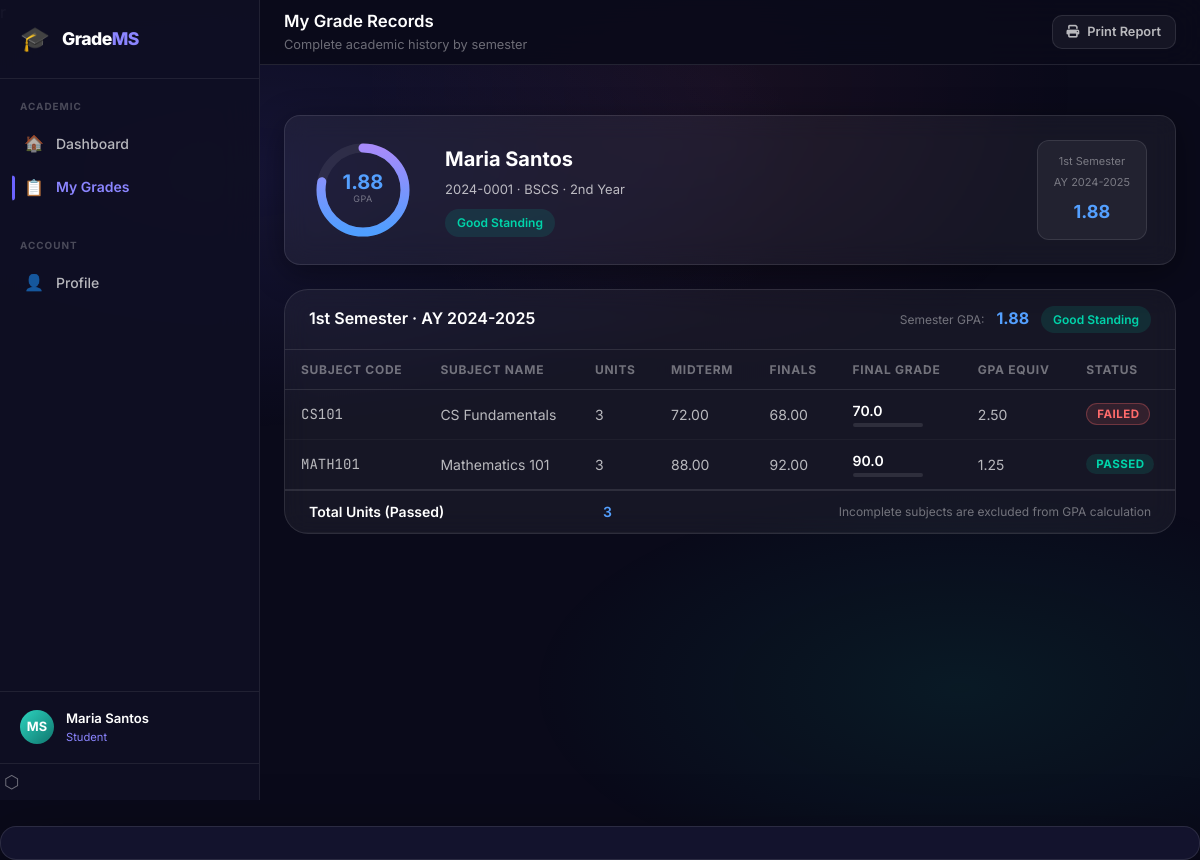
The page /student/grades.php (signed in) on the database its author committed.
### tables this page shows
CREATE TABLE IF NOT EXISTS students (
  id             INT UNSIGNED AUTO_INCREMENT PRIMARY KEY,
  user_id        INT UNSIGNED  NOT NULL UNIQUE,
  student_number VARCHAR(30)   NOT NULL UNIQUE,
  first_name     VARCHAR(80)   NOT NULL DEFAULT '',
  last_name      VARCHAR(80)   NOT NULL DEFAULT '',
  middle_name    VARCHAR(80)   DEFAULT NULL,
  course         VARCHAR(50)   NOT NULL DEFAULT '',
  year_level     VARCHAR(20)   NOT NULL DEFAULT '',
  section        VARCHAR(10)   DEFAULT NULL,
  contact_no     VARCHAR(30)   DEFAULT NULL,
  FOREIGN KEY (user_id) REFERENCES users(id) ON DELETE CASCADE
);

CREATE TABLE IF NOT EXISTS users (
  id           INT UNSIGNED AUTO_INCREMENT PRIMARY KEY,
  name         VARCHAR(150)                        NOT NULL,
  email        VARCHAR(200)                        NOT NULL UNIQUE,
  password     VARCHAR(255)                        NOT NULL,   
  role         ENUM('admin','teacher','student')   NOT NULL,
  photo_path   VARCHAR(300)                        DEFAULT NULL,
  is_active    TINYINT(1)                          NOT NULL DEFAULT 1,
  created_at   DATETIME                            NOT NULL DEFAULT CURRENT_TIMESTAMP,
  updated_at   DATETIME                            ON UPDATE CURRENT_TIMESTAMP,
  INDEX idx_role (role),
  INDEX idx_email (email)
);

CREATE TABLE IF NOT EXISTS grades (
  id            INT UNSIGNED AUTO_INCREMENT PRIMARY KEY,
  enrollment_id INT UNSIGNED                         NOT NULL UNIQUE,
  prelim        DECIMAL(5,2)                         DEFAULT NULL,
  midterm       DECIMAL(5,2)                         DEFAULT NULL,
  prefinal      DECIMAL(5,2)                         DEFAULT NULL,
  final_exam    DECIMAL(5,2)                         DEFAULT NULL,
  finals        DECIMAL(5,2)                         DEFAULT NULL,   
  final_grade   DECIMAL(5,2)                         DEFAULT NULL,
  gpa           DECIMAL(4,2)                         DEFAULT NULL,
  standing      VARCHAR(50)                          DEFAULT NULL,
  remarks       ENUM('Passed','Failed','Incomplete')  NOT NULL DEFAULT 'Incomplete',
  is_locked     TINYINT(1)                           NOT NULL DEFAULT 0,
  locked_at     DATETIME                             DEFAULT NULL,
  updated_at    DATETIME                             ON UPDATE CURRENT_TIMESTAMP,
  FOREIGN KEY (enrollment_id) REFERENCES enrollments(id) ON DELETE CASCADE,
  INDEX idx_remarks (remarks)
);

CREATE TABLE IF NOT EXISTS semesters (
  id             INT UNSIGNED AUTO_INCREMENT PRIMARY KEY,
  name           VARCHAR(50)                           NOT NULL DEFAULT '',
  school_year    VARCHAR(20)                           NOT NULL,
  semester       ENUM('1st Semester','2nd Semester','Summer') NOT NULL DEFAULT '1st Semester',
  is_active      TINYINT(1)                            NOT NULL DEFAULT 0,
  start_date     DATE                                  DEFAULT NULL,
  end_date       DATE                                  DEFAULT NULL,
  grade_deadline DATE                                  DEFAULT NULL,
  created_at     DATETIME                              NOT NULL DEFAULT CURRENT_TIMESTAMP,
  UNIQUE KEY uq_sem (school_year, semester)
);

CREATE TABLE IF NOT EXISTS subjects (
  id          INT UNSIGNED AUTO_INCREMENT PRIMARY KEY,
  code        VARCHAR(20)   NOT NULL UNIQUE,
  name        VARCHAR(150)  NOT NULL,
  units       TINYINT       NOT NULL DEFAULT 3,
  description TEXT          DEFAULT NULL,
  teacher_id  INT UNSIGNED  DEFAULT NULL,
  is_active   TINYINT(1)    NOT NULL DEFAULT 1,
  created_at  DATETIME      NOT NULL DEFAULT CURRENT_TIMESTAMP,
  FOREIGN KEY (teacher_id) REFERENCES teachers(id) ON DELETE SET NULL,
  INDEX idx_teacher (teacher_id)
);

### config/DB.php (called while the page is built, shortened)
<?php
class DB {
    private static ?PDO $instance = null;
    public static function getInstance(): PDO {
        if (self::$instance === null) {
            $host    = $_ENV['DB_HOST']     ?? 'localhost';
            $dbname  = $_ENV['DB_NAME']     ?? 'grade_management';
            $user    = $_ENV['DB_USER']     ?? 'root';
            $pass    = $_ENV['DB_PASSWORD'] ?? '';
            $charset = 'utf8mb4';
            $dsn = "mysql:host={$host};dbname={$dbname};charset={$charset}";
            $options = [
                PDO::ATTR_ERRMODE            => PDO::ERRMODE_EXCEPTION,
                PDO::ATTR_DEFAULT_FETCH_MODE => PDO::FETCH_ASSOC,
                PDO::ATTR_EMULATE_PREPARES   => false,
            ];
            try {
                self::$instance = new PDO($dsn, $user, $pass, $options);
            } catch (PDOException $e) {
                error_log('Database connection failed: ' . $e->getMessage());
                http_response_code(500);
                die(json_encode(['error' => 'Database connection failed.']));
            }
        }
        return self::$instance;
    }
    public static function query(string $sql, array $params = []): PDOStatement {
        $stmt = self::getInstance()->prepare($sql);
        $stmt->execute($params);
        return $stmt;
    }
    public static function fetchOne(string $sql, array $params = []): ?array {
        $row = self::query($sql, $params)->fetch();
        return $row ?: null;
    }
    public static function fetchAll(string $sql, array $params = []): array {
        return self::query($sql, $params)->fetchAll();
    }
}

### helpers/GradeCalculator.php (called while the page is built, shortened)
<?php
class GradeCalculator {
    public static function computeGPA(array $grades): ?float {
        $totalPoints = 0.0;
        $totalUnits  = 0;
        foreach ($grades as $g) {
            $gpa         = self::gradeToGPA((float) $g['final_grade']);
            $units       = (int) $g['units'];
            $totalPoints += $gpa * $units;
            $totalUnits  += $units;
        }
        return round($totalPoints / $totalUnits, 2);
    }
    public static function gradeToGPA(float $grade): float {
        if ($grade >= 90) return 1.25;
        if ($grade >= 70) return 2.50;
        return 5.00;
    }
    public static function getStanding(?float $gpa): string {
        if ($gpa <= 2.50)    return 'Good Standing';
        return 'At Risk';
    }
    public static function getStandingClass(?float $gpa): string {
        if ($gpa <= 2.50)   return 'standing-good';
        return 'standing-atrisk';
    }
}

### student/grades.php (the view, shortened to what this page needs)
<?php
require_once __DIR__ . '/../helpers/GradeCalculator.php';
require_once __DIR__ . '/../config/DB.php';
$student = DB::fetchOne(
    'SELECT s.*, u.name, u.email
     FROM students s JOIN users u ON s.user_id = u.id
     WHERE s.user_id = ?',
    [$_SESSION['user_id']]
);
$allGrades = DB::fetchAll(
    'SELECT g.*, sub.name AS subject_name, sub.code, sub.units,
            sem.school_year, sem.semester
     FROM grades g
     JOIN enrollments e  ON g.enrollment_id = e.id
     JOIN subjects sub   ON e.subject_id    = sub.id
     JOIN semesters sem  ON e.semester_id   = sem.id
     WHERE e.student_id = ?
     ORDER BY sem.school_year DESC, sem.semester ASC, sub.code ASC',
    [$student['id'] ?? 0]
);
$grouped = [];
foreach ($allGrades as $g) {
    $key = $g['school_year'] . '||' . $g['semester'];
    $grouped[$key][] = $g;
}
$semGPAs = [];
foreach ($grouped as $key => $grades) {
    $semGPAs[$key] = GradeCalculator::computeGPA($grades);
}
$currentKey  = array_key_first($grouped);
$currentGPA  = $semGPAs[$currentKey] ?? null;
$standing    = GradeCalculator::getStanding($currentGPA);
$standingCls = GradeCalculator::getStandingClass($currentGPA);
include __DIR__ . '/../shared/header.php';
?>
<div class="topbar">
  <div class="topbar-left">
    <div>
      <div class="topbar-title">My Grade Records</div>
      <div class="topbar-subtitle">Complete academic history by semester</div>
    </div>
  </div>
  <div class="topbar-right">
    <button class="btn btn-secondary btn-sm" onclick="window.print()">
      <i class="fas fa-print"></i> Print Report
    </button>
  </div>
</div>
<div class="page-content">
<div class="glass-card" style="padding:24px 28px;margin-bottom:24px;display:flex;align-items:center;gap:32px">
  <div style="position:relative;flex-shrink:0">
    <svg width="100" height="100" viewBox="0 0 100 100">
      <circle cx="50" cy="50" r="42" fill="none" stroke="rgba(255,255,255,0.07)" stroke-width="9"/>
      <?php if ($currentGPA !== null):
        $pct = max(0, min(1, (5.00 - $currentGPA) / 4.00));
        $dash = round($pct * 264);
      ?>
      <circle cx="50" cy="50" r="42" fill="none" stroke="url(#gpaG)" stroke-width="9"
        stroke-dasharray="264" stroke-dashoffset="<?= 264 - $dash ?>"
        stroke-linecap="round" transform="rotate(-90 50 50)"/>
      <?php endif; ?>
      <defs>
        <linearGradient id="gpaG" x1="0%" y1="0%" x2="100%" y2="0%">
          <stop offset="0%" stop-color="#4f9eff"/>
          <stop offset="100%" stop-color="#a78bfa"/>
        </linearGradient>
      </defs>
    </svg>
    <div style="position:absolute;inset:0;display:flex;align-items:center;justify-content:center;flex-direction:column">
      <div style="font-size:20px;font-weight:700;color:var(--accent-blue);line-height:1">
        <?= $currentGPA !== null ? number_format($currentGPA, 2) : 'N/A' ?>
      </div>
      <div style="font-size:9px;color:var(--text-muted);text-transform:uppercase;letter-spacing:0.5px">GPA</div>
    </div>
  </div>
  <div>
    <div style="font-size:20px;font-weight:700;margin-bottom:4px">
      <?= htmlspecialchars($student['name'] ?? '', ENT_QUOTES, 'UTF-8') ?>
    </div>
    <div style="font-size:13px;color:var(--text-secondary);margin-bottom:10px">
      <?= htmlspecialchars($student['student_number'] ?? '', ENT_QUOTES, 'UTF-8') ?> ·
      <?= htmlspecialchars($student['course'] ?? '', ENT_QUOTES, 'UTF-8') ?> ·
      <?= htmlspecialchars($student['year_level'] ?? '', ENT_QUOTES, 'UTF-8') ?>
    </div>
    <span class="standing-chip <?= $standingCls ?>">
      <?= htmlspecialchars($standing, ENT_QUOTES, 'UTF-8') ?>
    </span>
  </div>
  <div style="margin-left:auto;display:flex;gap:12px;flex-wrap:wrap">
    <?php foreach ($semGPAs as $key => $gpa):
      [$sy, $sem] = explode('||', $key);
    ?>
      <div style="text-align:center;padding:12px 16px;background:var(--glass-bg);border:1px solid var(--glass-border);border-radius:12px">
        <div style="font-size:11px;color:var(--text-muted);margin-bottom:4px"><?= htmlspecialchars($sem, ENT_QUOTES, 'UTF-8') ?></div>
        <div style="font-size:11px;color:var(--text-muted);margin-bottom:6px"><?= htmlspecialchars($sy, ENT_QUOTES, 'UTF-8') ?></div>
        <div style="font-size:18px;font-weight:700;color:var(--accent-blue)">
          <?= $gpa !== null ? number_format($gpa, 2) : 'N/A' ?>
        </div>
      </div>
    <?php endforeach; ?>
  </div>
</div>
<?php if (empty($grouped)): ?>
  <div class="table-card">
    <div class="empty-state">
      <div class="empty-icon">📋</div>
      <div class="empty-text">No grades available yet. Check back after your teachers submit grades.</div>
    </div>
  </div>
<?php else: ?>
  <?php foreach ($grouped as $key => $grades):
    [$sy, $sem] = explode('||', $key);
    $semGpa = $semGPAs[$key];
  ?>
    <div class="table-card section-gap">
      <div class="table-header">
        <div>
          <div class="table-title"><?= htmlspecialchars($sem . ' · ' . $sy, ENT_QUOTES, 'UTF-8') ?></div>
        </div>
        <div style="display:flex;align-items:center;gap:12px">
          <?php if ($semGpa !== null): ?>
            <div style="font-size:12px;color:var(--text-muted)">Semester GPA:</div>
            <div style="font-size:16px;font-weight:700;color:var(--accent-blue)"><?= number_format($semGpa, 2) ?></div>
            <span class="standing-chip <?= GradeCalculator::getStandingClass($semGpa) ?>">
              <?= GradeCalculator::getStanding($semGpa) ?>
            </span>
          <?php endif; ?>
        </div>
      </div>
      <table>
        <thead>
          <tr>
            <th>Subject Code</th>
            <th>Subject Name</th>
            <th>Units</th>
            <th>Midterm</th>
            <th>Finals</th>
            <th>Final Grade</th>
            <th>GPA Equiv</th>
            <th>Status</th>
          </tr>
        </thead>
        <tbody>
          <?php foreach ($grades as $g):
            $final   = $g['final_grade'];
            $remarks = $g['remarks'] ?? 'Incomplete';
            $remCls  = $remarks === 'Passed' ? 'badge-passed' : ($remarks === 'Failed' ? 'badge-failed' : 'badge-incomplete');
            $gpaEq   = $final !== null ? GradeCalculator::gradeToGPA((float)$final) : null;
            $gColor  = $final !== null ? ($final >= 75 ? 'var(--accent-green)' : 'var(--accent-rose)') : 'var(--accent-amber)';
          ?>
            <tr>
              <td class="font-mono text-accent-teal fs-13">
                <?= htmlspecialchars($g['code'], ENT_QUOTES, 'UTF-8') ?>
              </td>
              <td><?= htmlspecialchars($g['subject_name'], ENT_QUOTES, 'UTF-8') ?></td>
              <td class="text-muted"><?= $g['units'] ?></td>
              <td class="text-secondary"><?= $g['midterm'] ?? '—' ?></td>
              <td class="text-secondary"><?= $g['finals']  ?? '—' ?></td>
              <td class="fw-600" style="color:<?= $gColor ?>">
                <?= $final !== null ? number_format((float)$final, 1) : '—' ?>
                <?php if ($final !== null): ?>
                  <div class="grade-bar" style="width:70px;margin-top:4px">
                    <div class="grade-fill" style="width:<?= min($final, 100) ?>%;background:<?= $gColor ?>"></div>
                  </div>
                <?php endif; ?>
              </td>
              <td class="text-secondary">
                <?= $gpaEq !== null ? number_format($gpaEq, 2) : '—' ?>
              </td>
              <td><span class="badge <?= $remCls ?>"><?= $remarks ?></span></td>
            </tr>
          <?php endforeach; ?>
        </tbody>
        <tfoot>
          <tr style="border-top:2px solid var(--glass-border)">
            <td colspan="2" style="padding:12px 24px;font-weight:600;color:var(--text-primary)">
              Total Units (Passed)
            </td>
            <td style="padding:12px 24px;font-weight:600;color:var(--accent-blue)">
              <?= array_sum(array_map(fn($g) => $g['remarks']==='Passed' ? $g['units'] : 0, $grades)) ?>
            </td>
            <td colspan="5" style="padding:12px 24px;text-align:right;font-size:12px;color:var(--text-muted)">
              Incomplete subjects are excluded from GPA calculation
            </td>
          </tr>
        </tfoot>
      </table>
    </div>
  <?php endforeach; ?>
<?php endif; ?>
</div>
<?php include __DIR__ . '/../shared/footer.php'; ?>

### rows shown on the page
students: user.name "Maria Santos", student_number "2024-0001", course "BSCS", year_level "2nd Year"
grades: sy "1st Semester · AY 2024-2025", semesters.school_year+semester "1.88", semesters.school_year+semester "Good Standing", subjects.code "MATH101", subjects.name "Mathematics 101", subjects.units "3", midterm "88.00", finals "92.00", final_grade "90.0", final_grade "1.25", remarks "PASSED", units "3"
grades: subjects.code "CS101", subjects.name "CS Fundamentals", subjects.units "3", midterm "72.00", finals "68.00", final_grade "70.0", final_grade "2.50", remarks "FAILED"

### other values the page prints
$section['label'] "ACADEMIC"
$item['icon'] "🏠"
$item['text'] "Dashboard"
$item['icon'] "📋"
$item['text'] "My Grades"
$section['label'] "ACCOUNT"
$item['icon'] "👤"
$item['text'] "Profile"
$initials "MS"
$userName "Maria Santos"
$role "Student"
$currentGPA "1.88"
$standing "Good Standing"
$sem "1st Semester"
$sy "AY 2024-2025"
